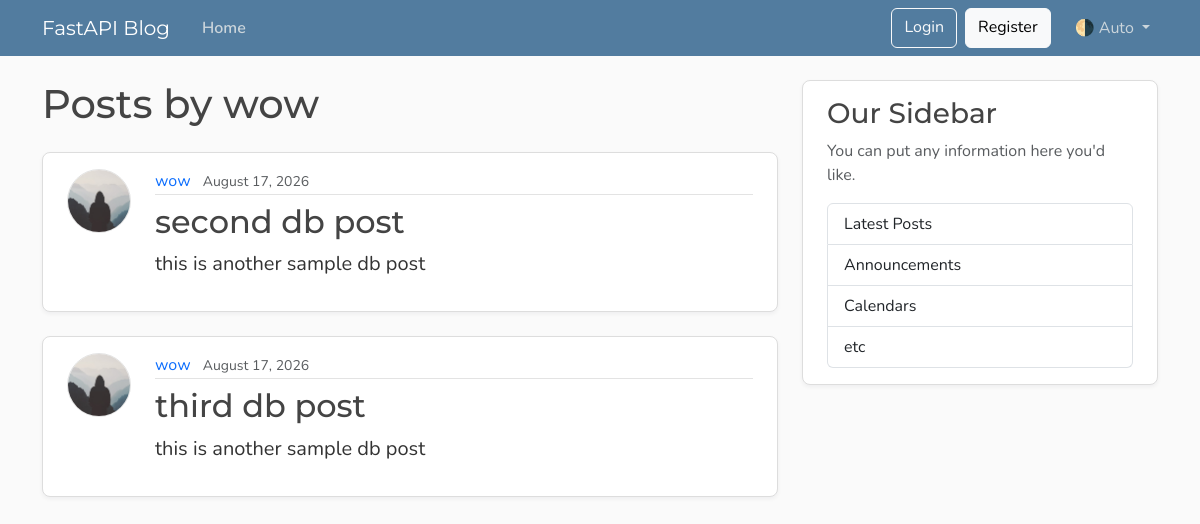
The page /users/1/posts on the database its author committed.
### models.py (models this page shows, shortened)
class User(Base):
    __tablename__ = "users"
    id:Mapped[int] = mapped_column(Integer, primary_key=True, index=True) #typeend for ide, mapped_column defines actual column
    username: Mapped[str] = mapped_column(String(50), unique=True, nullable=False)
    email: Mapped[str] = mapped_column(String(100), unique=True, nullable=False) #nullable makes it a required field
    image_file: Mapped[str | None ] =mapped_column(
        String(20),
        nullable=True,
        default=None
    )
    posts:Mapped[list[Post]] =relationship(
        back_populates="author",
        cascade="all, delete-orphan",
        lazy="selectin",
    ) #creates a 1 to many relationship.

class Post(Base):
    __tablename__="posts"
    id:Mapped[int] = mapped_column(Integer, primary_key=True, index=True)
    title:Mapped[str] = mapped_column(String(30), nullable=False)
    content:Mapped[str] = mapped_column(Text, nullable=False)
    user_id: Mapped[int]= mapped_column(
        ForeignKey("users.id"),
        nullable=False,
        index=True
    )
    date_posted: Mapped[datetime] = mapped_column(
        DateTime(timezone=True),
        default=datetime.now(UTC)
    ) #default is the current time in UTC
    author:Mapped[User] = relationship(
        back_populates="posts",
        lazy="selectin",
    ) #creates a many to 1 relationship. we can access the author of a post by calling post.author. we can access the posts of a user by calling user.posts.

### main.py (the view)
@app.get("/users/{user_id}/posts", include_in_schema=False, name="user_posts")
async def user_posts_page(
     request: Request,
     user_id: int,
     db: Annotated[AsyncSession, Depends(get_db)]
):
     result = await db.execute(select(models.User).where(models.User.id==user_id))
     user = result.scalars().first()
     if not user:
          raise HTTPException(
               status_code= status.HTTP_404_NOT_FOUND,
               detail = "user not found"
          )
     result = await db.execute(select(models.Post).options(selectinload(models.Post.author)).where(models.Post.user_id==user_id))
     posts= result.scalars().all()
     return templates.TemplateResponse(
          request,
          "user_posts.html",
          {"posts":posts, "user": user, "title": f"{user.username}'s Posts"}
     )

### templates/user_posts.html
{% extends "layout.html" %}
{% block content %}
  <h1 class="mb-4">Posts by {{ user.username }}</h1>
  {% for post in posts %}
    <article class="content-section py-3 px-4 mb-4">
      <div class="d-flex align-items-start gap-4">
        <img class="rounded-circle article-img flex-shrink-0"
             src="{{ post.author.image_path }}"
             alt="{{ post.author.username }}'s profile picture"
             width="64"
             height="64"
             loading="lazy">
        <div class="flex-grow-1">
          <div class="article-metadata mb-2">
            <a class="me-2"
               href="{{ url_for('user_posts', user_id=post.author.id) }}">{{ post.author.username }}</a>
            <small class="text-body-secondary">{{ post.date_posted.strftime("%B %d, %Y") }}</small>
          </div>
          <h2>
            <a class="article-title"
               href="{{ url_for('post_page', post_id=post.id) }}">{{ post.title }}</a>
          </h2>
          <p class="article-content">{{ post.content }}</p>
        </div>
      </div>
    </article>
  {% else %}
    <p class="text-body-secondary">No posts by this user yet.</p>
  {% endfor %}
{% endblock content %}

### static/css/main.css (style rules this page uses)
:root { --font-heading: "Montserrat", system-ui, -apple-system, BlinkMacSystemFont, sans-serif; --font-body: "Nunito", system-ui, -apple-system, BlinkMacSystemFont, sans-serif; --color-bg-body: #fafafa; --color-bg-content: #ffffff; --color-text-primary: #333333; --color-text-heading: #444444; --color-steel: #527c9f; --color-nav-link: #cbd5db; --color-nav-link-hover: #ffffff; --color-link-hover: #428bca; --color-border: #dddddd; --color-border-light: #e3e3e3; --spacing-xl: 5rem; --article-img-size: 4rem; --account-img-size: 7.813rem; }
body { font-family: var(--font-body); background: var(--color-bg-body); color: var(--color-text-primary); }
h1, h2, h3, h4, h5, h6 { font-family: var(--font-heading); color: var(--color-text-heading); }
a { text-decoration: none; }
.content-section { background: var(--color-bg-content); border: 1px solid var(--color-border); border-radius: 0.5rem; box-shadow: 0 2px 4px rgba(15, 23, 42, 0.05); transition: box-shadow 0.15s ease, transform 0.15s ease, border-color 0.15s ease; }
.article-title { color: var(--color-text-heading); transition: color 0.2s ease-in-out; }
.article-content { white-space: pre-line; font-size: 1.25rem; }
.article-img { height: var(--article-img-size); width: var(--article-img-size); flex-shrink: 0; object-fit: cover; border: 1px solid var(--color-border-light); box-shadow: 0 0 0 2px var(--color-bg-content); }
.article-metadata { padding-bottom: 0.063rem; border-bottom: 1px solid var(--color-border-light); }
.article-metadata a { transition: color 0.2s ease-in-out; }

### rows shown on the page
User: username "wow"
Post: author.username "wow", date_posted "August 17, 2026", title "second db post", content "this is another sample db post"
Post: author.username "wow", date_posted "August 17, 2026", title "third db post", content "this is another sample db post"
